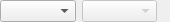
<?xml version="1.0" encoding="UTF-8"?>
<ui version="4.0">
 <class>GamepadButtonSettings</class>
 <widget class="QWidget" name="GamepadButtonSettings">
  <property name="geometry">
   <rect>
    <x>0</x>
    <y>0</y>
    <width>170</width>
    <height>20</height>
   </rect>
  </property>
  <layout class="QHBoxLayout" name="horizontalLayout" stretch="1,1,0">
   <property name="leftMargin">
    <number>0</number>
   </property>
   <property name="topMargin">
    <number>0</number>
   </property>
   <property name="rightMargin">
    <number>0</number>
   </property>
   <property name="bottomMargin">
    <number>0</number>
   </property>
   <item>
    <widget class="EnumComboBox" name="action"/>
   </item>
   <item>
    <widget class="AxisSelector" name="axis">
     <property name="enabled">
      <bool>false</bool>
     </property>
    </widget>
   </item>
   <item>
    <widget class="QLabel" name="status">
     <property name="pixmap">
      <pixmap resource="../../resources/icons/Fatcow.qrc">:/fatcow/16x16/bullet_green.png</pixmap>
     </property>
    </widget>
   </item>
  </layout>
 </widget>
 <customwidgets>
  <customwidget>
   <class>AxisSelector</class>
   <extends>QComboBox</extends>
   <header>Acquisition/AxisSelector.h</header>
  </customwidget>
  <customwidget>
   <class>EnumComboBox</class>
   <extends>QComboBox</extends>
   <header>allrising/MetaType/EnumComboBox.h</header>
  </customwidget>
 </customwidgets>
 <resources>
  <include location="../../resources/icons/Fatcow.qrc"/>
 </resources>
 <connections/>
</ui>
